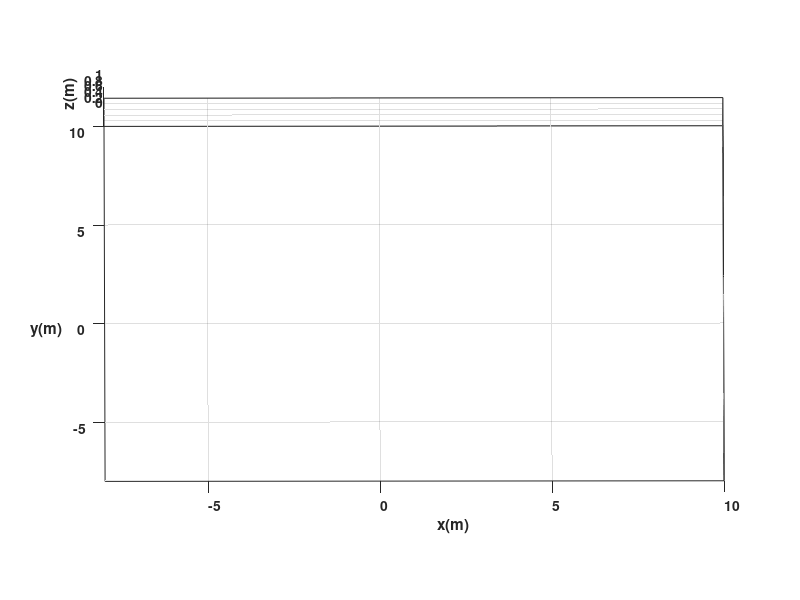

MATLAB code to generate this figure: (Note: this script raises an error after producing the figure.)
    %Limpieza de pantalla
clear all
close all
clc

%1 TIEMPO %%%%%%%%%%%%%%%%%%%%%%%%%%%%%%%%%%%%%%%%%%%%%%%%%%%%%%%%
tf=10;             % Tiempo de simulación en segundos (s)
ts=0.1;            % Tiempo de muestreo en segundos (s)
t=0:ts:tf;         % Vector de tiempo
N= length(t);      % Muestras


%2 CONDICIONES INICIALES %%%%%%%%%%%%%%%%%%%%%%%%%%%%%%%%%%%%%%%%%

%Damos valores a nuestro punto inicial de posición y orientación
x1(1)=0;  %Posición inicial eje x
y1(1)=0;  %Posición inicial eje y
phi(1)=-pi/2; %Orientación inicial del robot 

%3 POSICION DESEADA %%%%%%%%%%%%%%%%%%%%%%%%%%%%%%%%%%%%%%%%%%%%

%Damos valores a nuestra posición deseada
hxd=3;
hyd=-5;

%Igualamos el punto de control con las proyecciones X1 y Y1 por su
%coincidencia
hx(1)= x1(1);       % Posición del punto de control en el eje (X) metros (m)
hy(1)= y1(1);       % Posición del punto de control en el eje (Y) metros (m)

%4 CONTROL, BUCLE DE SIMULACION %%%%%%%%%%%%%%%%%%%%%%%%%%%%%%%%

for k=1:N 

    %a)Errores de control
    hxe(k)=hxd-hx(k);
    hye(k)=hyd-hy(k);
    
    %Matriz de error
    he= [hxe(k);hye(k)];
    %Magnitud del error de posición
    Error(k)= sqrt(hxe(k)^2 +hye(k)^2);

    %b)Matriz Jacobiana
    J=[cos(phi(k)) -sin(phi(k));... %Matriz de rotación en 2D
       sin(phi(k)) cos(phi(k))];

    %c)Matriz de Ganancias
    K=[0.7 0;...
       0 0.6];

    %d)Ley de Control
    qpRef= pinv(J)*K*he;

    v(k)= qpRef(1);   %Velocidad lineal de entrada al robot 
    w(k)= qpRef(2);   %Velocidad angular de entrada al robot 


%5 APLICACIÓN DE CONTROL AL ROBOT %%%%%%%%%%%%%%%%%%%%%%%%%%%%%%%%

    %Aplico la integral a la velocidad angular para obtener el angulo "phi" de la orientación
    phi(k+1)=phi(k)+w(k)*ts; % Integral numérica (método de Euler)
           
   %%%%%%%%%%%%%%%%%%%%% MODELO CINEMATICO %%%%%%%%%%%%%%%%%%%%%%%%%
    
    xp1=v(k)*cos(phi(k)); 
    yp1=v(k)*sin(phi(k));
 
    %Aplico la integral a la velocidad lineal para obtener las cordenadas
    %"x1" y "y1" de la posición
    x1(k+1)=x1(k)+ xp1*ts; % Integral numérica (método de Euler)
    y1(k+1)=y1(k)+ yp1*ts; % Integral numérica (método de Euler)

    % Posicion del robot con respecto al punto de control
    hx(k+1)=x1(k+1); 
    hy(k+1)=y1(k+1);
     

end

%%%%%%%%%%%%%%%%%%%%%%%%%%%%% SIMULACION VIRTUAL 3D %%%%%%%%%%%%%%%%%%%%%%%%%%%%

% a) Configuracion de escena

scene=figure;  % Crear figura (Escena)
set(scene,'Color','white'); % Color del fondo de la escena
set(gca,'FontWeight','bold') ;% Negrilla en los ejes y etiquetas
sizeScreen=get(0,'ScreenSize'); % Retorna el tamaño de la pantalla del computador
set(scene,'position',sizeScreen); % Configurar tamaño de la figura
camlight('headlight'); % Luz para la escena
axis equal; % Establece la relación de aspecto para que las unidades de datos sean las mismas en todas las direcciones.
grid on; % Mostrar líneas de cuadrícula en los ejes
box on; % Mostrar contorno de ejes
xlabel('x(m)'); ylabel('y(m)'); zlabel('z(m)'); % Etiqueta de los eje

view([-0.1 35]); % Orientacion de la figura
axis([-8 10 -8 10 0 1]); % Ingresar limites minimos y maximos en los ejes x y z [minX maxX minY maxY minZ maxZ]

% b) Graficar robots en la posicion inicial
scale = 4;
MobileRobot_5;
H1=MobilePlot_4(x1(1),y1(1),phi(1),scale);hold on;

% c) Graficar Trayectorias
H2=plot3(hx(1),hy(1),0,'r','lineWidth',2);
H3=plot3(hxd,hyd,0,'bo','lineWidth',2); %Grafico circulo en posición deseada
H4=plot3(hx(1),hy(1),0,'go','lineWidth',2);%Grafico circulo en posición inicial
% d) Bucle de simulacion de movimiento del robot

step=1; % pasos para simulacion

for k=1:step:N

    delete(H1);    
    delete(H2);
    
    H1=MobilePlot_4(x1(k),y1(k),phi(k),scale);
    H2=plot3(hx(1:k),hy(1:k),zeros(1,k),'r','lineWidth',2);
    
    pause(ts);

end

%%%%%%%%%%%%%%%%%%%%%%%%%%%%% Graficas %%%%%%%%%%%%%%%%%%%%%%%%%%%%
graph=figure;  % Crear figura (Escena)
set(graph,'position',sizeScreen); % Congigurar tamaño de la figura
subplot(311)
plot(t,v,'b','LineWidth',2),grid('on'),xlabel('Tiempo [s]'),ylabel('m/s'),legend('Velocidad Lineal (v)');
subplot(312)
plot(t,w,'g','LineWidth',2),grid('on'),xlabel('Tiempo [s]'),ylabel('[rad/s]'),legend('Velocidad Angular (w)');
subplot(313)
plot(t,Error,'r','LineWidth',2),grid('on'),xlabel('Tiempo [s]'),ylabel('[metros]'),legend('Error de posición (m)');
